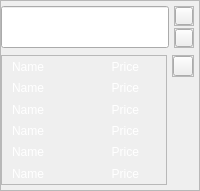
         <widget class="QFrame" name="box_10">
          <property name="frameShape">
           <enum>QFrame::StyledPanel</enum>
          </property>
          <property name="frameShadow">
           <enum>QFrame::Raised</enum>
          </property>
          <layout class="QVBoxLayout" name="verticalLayout_56" stretch="1,6">
           <property name="spacing">
            <number>7</number>
           </property>
           <property name="leftMargin">
            <number>0</number>
           </property>
           <property name="topMargin">
            <number>0</number>
           </property>
           <property name="rightMargin">
            <number>0</number>
           </property>
           <property name="bottomMargin">
            <number>0</number>
           </property>
           <item>
            <layout class="QHBoxLayout" name="horizontalLayout_56" stretch="11,1">
             <property name="spacing">
              <number>5</number>
             </property>
             <property name="topMargin">
              <number>5</number>
             </property>
             <item>
              <widget class="QLineEdit" name="input_10">
               <property name="sizePolicy">
                <sizepolicy hsizetype="Preferred" vsizetype="Preferred">
                 <horstretch>0</horstretch>
                 <verstretch>0</verstretch>
                </sizepolicy>
               </property>
               <property name="minimumSize">
                <size>
                 <width>0</width>
                 <height>0</height>
                </size>
               </property>
               <property name="maximumSize">
                <size>
                 <width>16777215</width>
                 <height>123123</height>
                </size>
               </property>
               <property name="contextMenuPolicy">
                <enum>Qt::DefaultContextMenu</enum>
               </property>
               <property name="styleSheet">
                <string notr="true">border-image: url(:/newPrefix/New/blank.gif);
color: rgb(255, 255, 255);
font: 63 16pt &quot;Lato SemiBold&quot;;</string>
               </property>
               <property name="alignment">
                <set>Qt::AlignCenter</set>
               </property>
              </widget>
             </item>
             <item>
              <layout class="QVBoxLayout" name="verticalLayout_57" stretch="1,1">
               <property name="spacing">
                <number>2</number>
               </property>
               <property name="rightMargin">
                <number>5</number>
               </property>
               <property name="bottomMargin">
                <number>0</number>
               </property>
               <item>
                <widget class="QFrame" name="gotolink_frame_10">
                 <property name="enabled">
                  <bool>true</bool>
                 </property>
                 <property name="sizePolicy">
                  <sizepolicy hsizetype="Preferred" vsizetype="Preferred">
                   <horstretch>0</horstretch>
                   <verstretch>0</verstretch>
                  </sizepolicy>
                 </property>
                 <property name="minimumSize">
                  <size>
                   <width>20</width>
                   <height>20</height>
                  </size>
                 </property>
                 <property name="maximumSize">
                  <size>
                   <width>123123</width>
                   <height>123123</height>
                  </size>
                 </property>
                 <property name="autoFillBackground">
                  <bool>false</bool>
                 </property>
                 <property name="styleSheet">
                  <string notr="true"/>
                 </property>
                 <property name="frameShape">
                  <enum>QFrame::StyledPanel</enum>
                 </property>
                 <property name="frameShadow">
                  <enum>QFrame::Raised</enum>
                 </property>
                 <layout class="QHBoxLayout" name="horizontalLayout_57">
                  <property name="spacing">
                   <number>0</number>
                  </property>
                  <property name="leftMargin">
                   <number>0</number>
                  </property>
                  <property name="topMargin">
                   <number>0</number>
                  </property>
                  <property name="rightMargin">
                   <number>0</number>
                  </property>
                  <property name="bottomMargin">
                   <number>0</number>
                  </property>
                  <item>
                   <widget class="QPushButton" name="gotolink_btn_10">
                    <property name="sizePolicy">
                     <sizepolicy hsizetype="Preferred" vsizetype="Preferred">
                      <horstretch>0</horstretch>
                      <verstretch>0</verstretch>
                     </sizepolicy>
                    </property>
                    <property name="styleSheet">
                     <string notr="true">image: url(:/newPrefix/gotolink.png);
border-image: url(:/newPrefix/New/blank.gif);
</string>
                    </property>
                    <property name="text">
                     <string/>
                    </property>
                   </widget>
                  </item>
                 </layout>
                </widget>
               </item>
               <item>
                <widget class="QFrame" name="search_frame_10">
                 <property name="minimumSize">
                  <size>
                   <width>20</width>
                   <height>20</height>
                  </size>
                 </property>
                 <property name="maximumSize">
                  <size>
                   <width>123123</width>
                   <height>123123</height>
                  </size>
                 </property>
                 <property name="sizeIncrement">
                  <size>
                   <width>0</width>
                   <height>0</height>
                  </size>
                 </property>
                 <property name="styleSheet">
                  <string notr="true"/>
                 </property>
                 <property name="frameShape">
                  <enum>QFrame::StyledPanel</enum>
                 </property>
                 <property name="frameShadow">
                  <enum>QFrame::Raised</enum>
                 </property>
                 <property name="lineWidth">
                  <number>1</number>
                 </property>
                 <layout class="QHBoxLayout" name="horizontalLayout_58" stretch="0">
                  <property name="spacing">
                   <number>0</number>
                  </property>
                  <property name="sizeConstraint">
                   <enum>QLayout::SetDefaultConstraint</enum>
                  </property>
                  <property name="leftMargin">
                   <number>0</number>
                  </property>
                  <property name="topMargin">
                   <number>0</number>
                  </property>
                  <property name="rightMargin">
                   <number>0</number>
                  </property>
                  <property name="bottomMargin">
                   <number>0</number>
                  </property>
                  <item>
                   <widget class="QPushButton" name="search_btn_10">
                    <property name="sizePolicy">
                     <sizepolicy hsizetype="Preferred" vsizetype="Preferred">
                      <horstretch>0</horstretch>
                      <verstretch>0</verstretch>
                     </sizepolicy>
                    </property>
                    <property name="maximumSize">
                     <size>
                      <width>123123</width>
                      <height>123123</height>
                     </size>
                    </property>
                    <property name="styleSheet">
                     <string notr="true">image: url(:/newPrefix/New/search_gif.gif);
border-image: url(:/newPrefix/New/blank.gif);
</string>
                    </property>
                    <property name="text">
                     <string/>
                    </property>
                    <property name="iconSize">
                     <size>
                      <width>16</width>
                      <height>16</height>
                     </size>
                    </property>
                    <property name="autoRepeat">
                     <bool>true</bool>
                    </property>
                   </widget>
                  </item>
                 </layout>
                </widget>
               </item>
              </layout>
             </item>
            </layout>
           </item>
           <item>
            <layout class="QHBoxLayout" name="horizontalLayout_59" stretch="11,0">
             <property name="spacing">
              <number>5</number>
             </property>
             <property name="bottomMargin">
              <number>5</number>
             </property>
             <item>
              <widget class="QFrame" name="details_frame_10">
               <property name="styleSheet">
                <string notr="true">font: 87 12pt &quot;Lato Black&quot;;
color: rgb(255, 255, 255);</string>
               </property>
               <property name="frameShape">
                <enum>QFrame::StyledPanel</enum>
               </property>
               <property name="frameShadow">
                <enum>QFrame::Raised</enum>
               </property>
               <layout class="QHBoxLayout" name="horizontalLayout_60" stretch="4,1,1">
                <property name="spacing">
                 <number>0</number>
                </property>
                <property name="leftMargin">
                 <number>0</number>
                </property>
                <property name="topMargin">
                 <number>0</number>
                </property>
                <property name="rightMargin">
                 <number>0</number>
                </property>
                <property name="bottomMargin">
                 <number>0</number>
                </property>
                <item>
                 <layout class="QVBoxLayout" name="verticalLayout_58">
                  <property name="spacing">
                   <number>0</number>
                  </property>
                  <property name="leftMargin">
                   <number>10</number>
                  </property>
                  <item>
                   <widget class="QLabel" name="name_55">
                    <property name="styleSheet">
                     <string notr="true">background: transparent;</string>
                    </property>
                    <property name="text">
                     <string>Name</string>
                    </property>
                   </widget>
                  </item>
                  <item>
                   <widget class="QLabel" name="name_56">
                    <property name="styleSheet">
                     <string notr="true">background: transparent;</string>
                    </property>
                    <property name="text">
                     <string>Name</string>
                    </property>
                   </widget>
                  </item>
                  <item>
                   <widget class="QLabel" name="name_57">
                    <property name="styleSheet">
                     <string notr="true">background: transparent;</string>
                    </property>
                    <property name="text">
                     <string>Name</string>
                    </property>
                   </widget>
                  </item>
                  <item>
                   <widget class="QLabel" name="name_58">
                    <property name="styleSheet">
                     <string notr="true">background: transparent;</string>
                    </property>
                    <property name="text">
                     <string>Name</string>
                    </property>
                   </widget>
                  </item>
                  <item>
                   <widget class="QLabel" name="name_59">
                    <property name="styleSheet">
                     <string notr="true">background: transparent;</string>
                    </property>
                    <property name="text">
                     <string>Name</string>
                    </property>
                   </widget>
                  </item>
                  <item>
                   <widget class="QLabel" name="name_60">
                    <property name="styleSheet">
                     <string notr="true">background: transparent;</string>
                    </property>
                    <property name="text">
                     <string>Name</string>
                    </property>
                   </widget>
                  </item>
                 </layout>
                </item>
                <item>
                 <layout class="QVBoxLayout" name="verticalLayout_59">
                  <property name="spacing">
                   <number>0</number>
                  </property>
                  <item>
                   <widget class="QLabel" name="price_55">
                    <property name="styleSheet">
                     <string notr="true">background: transparent;</string>
                    </property>
                    <property name="text">
                     <string>Price</string>
                    </property>
                    <property name="alignment">
                     <set>Qt::AlignRight|Qt::AlignTrailing|Qt::AlignVCenter</set>
                    </property>
                   </widget>
                  </item>
                  <item>
                   <widget class="QLabel" name="price_56">
                    <property name="styleSheet">
                     <string notr="true">background: transparent;</string>
                    </property>
                    <property name="text">
                     <string>Price</string>
                    </property>
                    <property name="alignment">
                     <set>Qt::AlignRight|Qt::AlignTrailing|Qt::AlignVCenter</set>
                    </property>
                   </widget>
                  </item>
                  <item>
                   <widget class="QLabel" name="price_57">
                    <property name="styleSheet">
                     <string notr="true">background: transparent;</string>
                    </property>
                    <property name="text">
                     <string>Price</string>
                    </property>
                    <property name="alignment">
                     <set>Qt::AlignRight|Qt::AlignTrailing|Qt::AlignVCenter</set>
                    </property>
                   </widget>
                  </item>
                  <item>
                   <widget class="QLabel" name="price_58">
                    <property name="styleSheet">
                     <string notr="true">background: transparent;</string>
                    </property>
                    <property name="text">
                     <string>Price</string>
                    </property>
                    <property name="alignment">
                     <set>Qt::AlignRight|Qt::AlignTrailing|Qt::AlignVCenter</set>
                    </property>
                   </widget>
                  </item>
                  <item>
                   <widget class="QLabel" name="price_59">
                    <property name="styleSheet">
                     <string notr="true">background: transparent;</string>
                    </property>
                    <property name="text">
                     <string>Price</string>
                    </property>
                    <property name="alignment">
                     <set>Qt::AlignRight|Qt::AlignTrailing|Qt::AlignVCenter</set>
                    </property>
                   </widget>
                  </item>
                  <item>
                   <widget class="QLabel" name="price_60">
                    <property name="styleSheet">
                     <string notr="true">background: transparent;</string>
                    </property>
                    <property name="text">
                     <string>Price</string>
                    </property>
                    <property name="alignment">
                     <set>Qt::AlignRight|Qt::AlignTrailing|Qt::AlignVCenter</set>
                    </property>
                   </widget>
                  </item>
                 </layout>
                </item>
                <item>
                 <layout class="QVBoxLayout" name="verticalLayout_60">
                  <property name="spacing">
                   <number>0</number>
                  </property>
                  <item>
                   <widget class="QLabel" name="plat_icon_55">
                    <property name="sizePolicy">
                     <sizepolicy hsizetype="Preferred" vsizetype="Preferred">
                      <horstretch>0</horstretch>
                      <verstretch>0</verstretch>
                     </sizepolicy>
                    </property>
                    <property name="minimumSize">
                     <size>
                      <width>20</width>
                      <height>20</height>
                     </size>
                    </property>
                    <property name="styleSheet">
                     <string notr="true">image: url(:/newPrefix/PlatIcon.png); background: transparent;</string>
                    </property>
                    <property name="text">
                     <string/>
                    </property>
                   </widget>
                  </item>
                  <item>
                   <widget class="QLabel" name="plat_icon_56">
                    <property name="sizePolicy">
                     <sizepolicy hsizetype="Preferred" vsizetype="Preferred">
                      <horstretch>0</horstretch>
                      <verstretch>0</verstretch>
                     </sizepolicy>
                    </property>
                    <property name="minimumSize">
                     <size>
                      <width>20</width>
                      <height>20</height>
                     </size>
                    </property>
                    <property name="styleSheet">
                     <string notr="true">image: url(:/newPrefix/PlatIcon.png); background: transparent;</string>
                    </property>
                    <property name="text">
                     <string/>
                    </property>
                   </widget>
                  </item>
                  <item>
                   <widget class="QLabel" name="plat_icon_57">
                    <property name="sizePolicy">
                     <sizepolicy hsizetype="Preferred" vsizetype="Preferred">
                      <horstretch>0</horstretch>
                      <verstretch>0</verstretch>
                     </sizepolicy>
                    </property>
                    <property name="minimumSize">
                     <size>
                      <width>20</width>
                      <height>20</height>
                     </size>
                    </property>
                    <property name="styleSheet">
                     <string notr="true">image: url(:/newPrefix/PlatIcon.png); background: transparent;</string>
                    </property>
                    <property name="text">
                     <string/>
                    </property>
                   </widget>
                  </item>
                  <item>
                   <widget class="QLabel" name="plat_icon_58">
                    <property name="sizePolicy">
                     <sizepolicy hsizetype="Preferred" vsizetype="Preferred">
                      <horstretch>0</horstretch>
                      <verstretch>0</verstretch>
                     </sizepolicy>
                    </property>
                    <property name="minimumSize">
                     <size>
                      <width>20</width>
                      <height>20</height>
                     </size>
                    </property>
                    <property name="styleSheet">
                     <string notr="true">image: url(:/newPrefix/PlatIcon.png); background: transparent;</string>
                    </property>
                    <property name="text">
                     <string/>
                    </property>
                   </widget>
                  </item>
                  <item>
                   <widget class="QLabel" name="plat_icon_59">
                    <property name="sizePolicy">
                     <sizepolicy hsizetype="Preferred" vsizetype="Preferred">
                      <horstretch>0</horstretch>
                      <verstretch>0</verstretch>
                     </sizepolicy>
                    </property>
                    <property name="minimumSize">
                     <size>
                      <width>20</width>
                      <height>20</height>
                     </size>
                    </property>
                    <property name="styleSheet">
                     <string notr="true">image: url(:/newPrefix/PlatIcon.png); background: transparent;</string>
                    </property>
                    <property name="text">
                     <string/>
                    </property>
                   </widget>
                  </item>
                  <item>
                   <widget class="QLabel" name="plat_icon_60">
                    <property name="sizePolicy">
                     <sizepolicy hsizetype="Preferred" vsizetype="Preferred">
                      <horstretch>0</horstretch>
                      <verstretch>0</verstretch>
                     </sizepolicy>
                    </property>
                    <property name="minimumSize">
                     <size>
                      <width>20</width>
                      <height>20</height>
                     </size>
                    </property>
                    <property name="styleSheet">
                     <string notr="true">image: url(:/newPrefix/PlatIcon.png); background: transparent;</string>
                    </property>
                    <property name="text">
                     <string/>
                    </property>
                   </widget>
                  </item>
                 </layout>
                </item>
               </layout>
              </widget>
             </item>
             <item>
              <layout class="QVBoxLayout" name="verticalLayout_61" stretch="1,5">
               <property name="spacing">
                <number>0</number>
               </property>
               <property name="topMargin">
                <number>0</number>
               </property>
               <property name="rightMargin">
                <number>5</number>
               </property>
               <item>
                <widget class="QFrame" name="order_frame_10">
                 <property name="minimumSize">
                  <size>
                   <width>0</width>
                   <height>0</height>
                  </size>
                 </property>
                 <property name="maximumSize">
                  <size>
                   <width>4044</width>
                   <height>4444</height>
                  </size>
                 </property>
                 <property name="sizeIncrement">
                  <size>
                   <width>0</width>
                   <height>0</height>
                  </size>
                 </property>
                 <property name="styleSheet">
                  <string notr="true"/>
                 </property>
                 <property name="frameShape">
                  <enum>QFrame::StyledPanel</enum>
                 </property>
                 <property name="frameShadow">
                  <enum>QFrame::Raised</enum>
                 </property>
                 <layout class="QHBoxLayout" name="horizontalLayout_61">
                  <property name="spacing">
                   <number>0</number>
                  </property>
                  <property name="leftMargin">
                   <number>0</number>
                  </property>
                  <property name="topMargin">
                   <number>0</number>
                  </property>
                  <property name="rightMargin">
                   <number>0</number>
                  </property>
                  <property name="bottomMargin">
                   <number>0</number>
                  </property>
                  <item>
                   <widget class="QPushButton" name="order_btn_10">
                    <property name="sizePolicy">
                     <sizepolicy hsizetype="Preferred" vsizetype="Preferred">
                      <horstretch>0</horstretch>
                      <verstretch>0</verstretch>
                     </sizepolicy>
                    </property>
                    <property name="maximumSize">
                     <size>
                      <width>20</width>
                      <height>20</height>
                     </size>
                    </property>
                    <property name="styleSheet">
                     <string notr="true">image: url(:/newPrefix/New/coins.png);
border-image: url(:/newPrefix/New/blank.gif);
</string>
                    </property>
                    <property name="text">
                     <string/>
                    </property>
                    <property name="iconSize">
                     <size>
                      <width>16</width>
                      <height>16</height>
                     </size>
                    </property>
                    <property name="autoRepeat">
                     <bool>true</bool>
                    </property>
                   </widget>
                  </item>
                 </layout>
                </widget>
               </item>
               <item>
                <spacer name="verticalSpacer_14">
                 <property name="orientation">
                  <enum>Qt::Vertical</enum>
                 </property>
                 <property name="sizeType">
                  <enum>QSizePolicy::Expanding</enum>
                 </property>
                 <property name="sizeHint" stdset="0">
                  <size>
                   <width>0</width>
                   <height>0</height>
                  </size>
                 </property>
                </spacer>
               </item>
              </layout>
             </item>
            </layout>
           </item>
          </layout>
         </widget>
